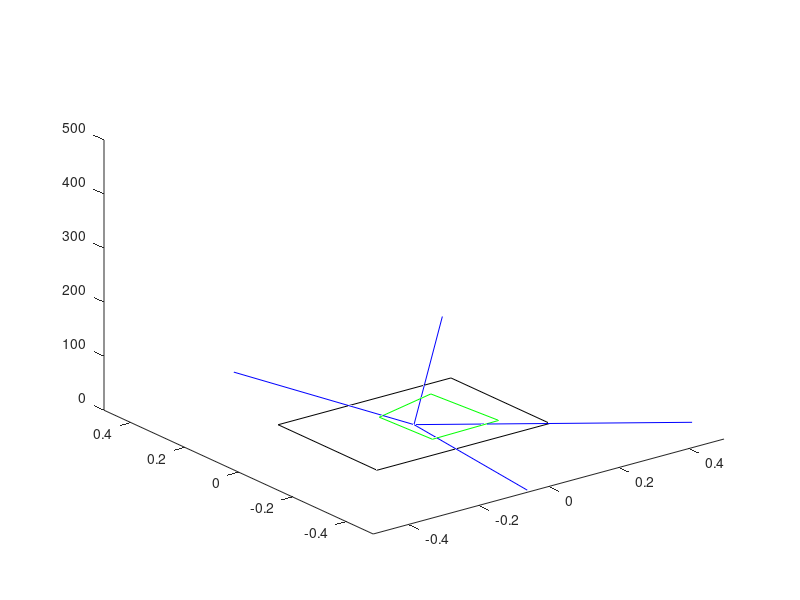
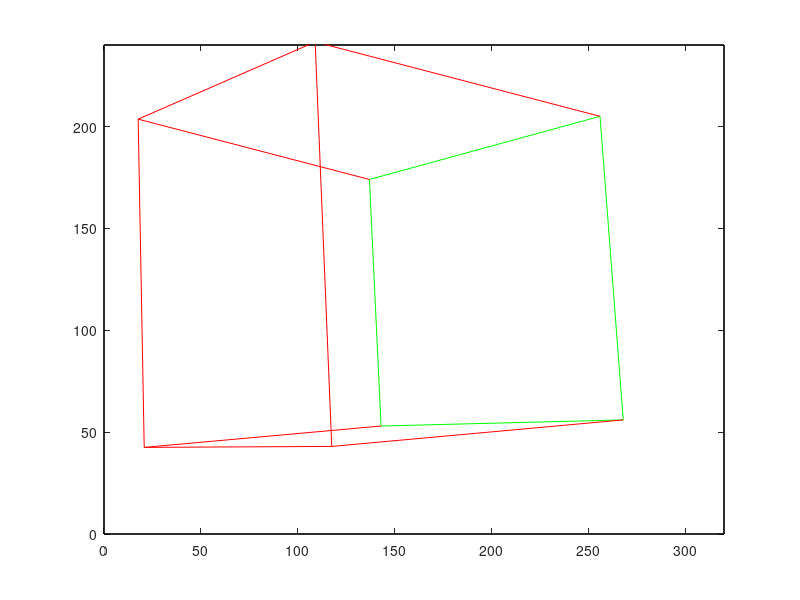

Write the MATLAB code that produced these figures, in order.
clear;

%% condition %%%%%%%%%%%%%%%%%%%%%%%%%%%%%%%%%%%%%%%%%%%%%%%%%%%%%%%%%%%%%%%%%%%%%%


%% 2d code
codeSize = 101.6;

%% imac setting
%% camera parameter
fx = 649.590771179639773;
fy = 653.240978126455161;
imageSize = [320 240];

%% XYZ real world points
x_original = [-1 1 0;1 1 0;1 -1 0;-1 -1 0]' * codeSize * 0.5;
x_original = cat(1, x_original, [1 1 1 1]);

%% image
x_image = [143 53; 268 56;256 205;137 174]';
% normalize
x_image = x_image - repmat([imageSize(1)/2;imageSize(2)/2], 1, 4);

%% make camera parameter matrix
k(1,:) = [fx, 0, 0, 0];
k(2,:) = [0, fy, 0, 0];
k(3,:) = [0, 0, 1, 0];

%% estimation p matrix using correspoding points
homography = zeros(3, 4);

datamatrix = zeros(8, 8);
datavector = zeros(8, 1);

x_image_normalize(1,:) = x_image(1,:) / fx;    %% normalize image coordinate with f value
x_image_normalize(2,:) = x_image(2,:) / fy;

%% get homography matrix
for i=0:3
    X = x_original(1, i+1);
    Y = x_original(2, i+1);
    x = x_image_normalize(1, i+1);
    y = x_image_normalize(2, i+1);
    datamatrix(i*2+1,:) = [X Y 1 0 0 0 -x*X -x*Y];
    datamatrix(i*2+2,:) = [0 0 0 X Y 1 -y*X -y*Y];
    datavector(i*2+1,:) = x;
    datavector(i*2+2,:) = y;
end

datamatrix
datavector

temp = inv(datamatrix) * datavector;
homography(1,:) = [temp(1) temp(2) 0 temp(3)];
homography(2,:) = [temp(4) temp(5) 0 temp(6)];
homography(3,:) = [temp(7) temp(8) 1 1];

%% estimate p matrix from homography matrix
estimated_p = zeros(4, 4);
estimated_p(1,:) = [temp(1) temp(2) 0 temp(3)];
estimated_p(2,:) = [temp(4) temp(5) 0 temp(6)];
estimated_p(3,:) = [temp(7) temp(8) 0 1];
estimated_p(4,:) = [0 0 0 1];
estimated_p(1:3,3) = cross(estimated_p(1:3,1), estimated_p(1:3,2));
estimated_p(:,1:3) = estimated_p(:,1:3) ./ repmat(sqrt(sum(estimated_p(:,1:3).*estimated_p(:,1:3), 1)), 4, 1);

%% estimate real distance between code and camera
x1 = cat(1, x_image_normalize(1:2,1), [1])
x3 = cat(1, x_image_normalize(1:2,3), [1])
ez = estimated_p(1:3,3);

v = (x3' * ez )/ (x1' * ez) * x1 - x3
length = sqrt(sum(v .* v, 1))

s3 = codeSize * sqrt(2) / length;
s1 = (x3' * ez )/ (x1' * ez) * s3;

estimated_p(1:3,4) = s1 * 0.5 * x1 + s3 * 0.5 * x3;

p = estimated_p(1:3,4);

estimated_p

%% rendering Real world %%%%%%%%%%%%%%%%%%%%%%%%%%%%%%%%%%%%%%%%%%%%%%%%%%%%%%%%%%%%%%%%%%%%%%
figure(1);

%% rendering projected points
temp = cat(1, cat(2, x_image_normalize, x_image_normalize(:,1)), [1 1 1 1 1]);
plot3(temp(1,:), temp(2,:), temp(3,:), 'g-');


hold on;
%% rendering projecting ray
%% project estimated points coordinate
estimated_x_world = estimated_p * x_original;

for i=1:4
    plot3([0 estimated_x_world(1,i)], [0 estimated_x_world(2,i)], [0 estimated_x_world(3,i)], 'b-');
end


temp = cat(2, estimated_x_world, estimated_x_world(:,1));
plot3(temp(1,:), temp(2,:), temp(3,:), 'k-');

temp = [-imageSize(1)/2 imageSize(2)/2; imageSize(1)/2 imageSize(2)/2; imageSize(1)/2 -imageSize(2)/2; -imageSize(1)/2 -imageSize(2)/2; -imageSize(1)/2 imageSize(2)/2]';
temp(1,:) = temp(1,:) / fx;
temp(2,:) = temp(2,:) / fy;
temp = cat(1, temp, [1 1 1 1 1]);
plot3(temp(1,:), temp(2,:), temp(3,:), 'k-');

xlim([-0.5 0.5]);
ylim([-0.5 0.5]);

hold off;

%% rendering 2d image %%%%%%%%%%%%%%%%%%%%%%%%%%%%%%%%%%%%%%%%%%%%%%%%%%%%%%%%%%%%%%%%%%%%%%
figure(2);
temp = cat(2, x_image, x_image(:,1));
temp(1,:) = temp(1,:) + imageSize(1)/2;
temp(2,:) = temp(2,:) + imageSize(2)/2;
plot(temp(1,:), temp(2,:), 'g-');

hold on;
rectangle('Position',[0,0,imageSize(1), imageSize(2)], 'LineWidth',1,'LineStyle','-');
xlim([0 320]);
ylim([0 240]);

% render virtual object on 2d code
x_3d = [-1 1 0;1 1 0;1 -1 0;-1 -1 0;-1 1 0]' * codeSize * 0.5;
x_3d(3,:) = codeSize;
x_3d = cat(1, x_3d, [1 1 1 1 1]);


temp = k * estimated_p * x_3d;
x_3d_image = temp(1:2,:) ./ repmat(temp(3,:), 2, 1);


x_3d_image(1,:) = x_3d_image(1,:) + imageSize(1)/2;
x_3d_image(2,:) = x_3d_image(2,:) + imageSize(2)/2;

temp = cat(2, x_image, x_image(:,1));
temp(1,:) = temp(1,:) + imageSize(1)/2;
temp(2,:) = temp(2,:) + imageSize(2)/2;

plot(x_3d_image(1,:), x_3d_image(2,:), 'r-');

for i=1:4
plot([x_3d_image(1,i), temp(1,i)], [x_3d_image(2,i), temp(2,i)], 'r-');
end

hold off;